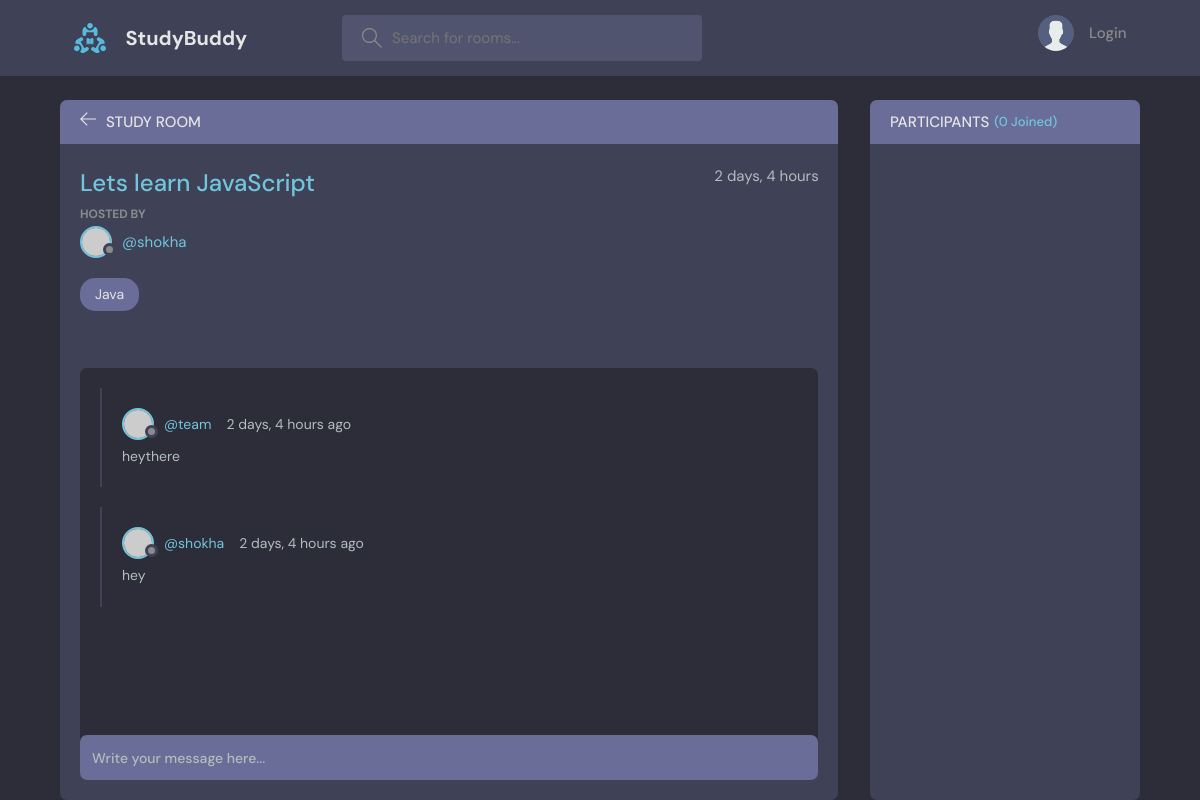
Before: /room/1/ with the older database file.
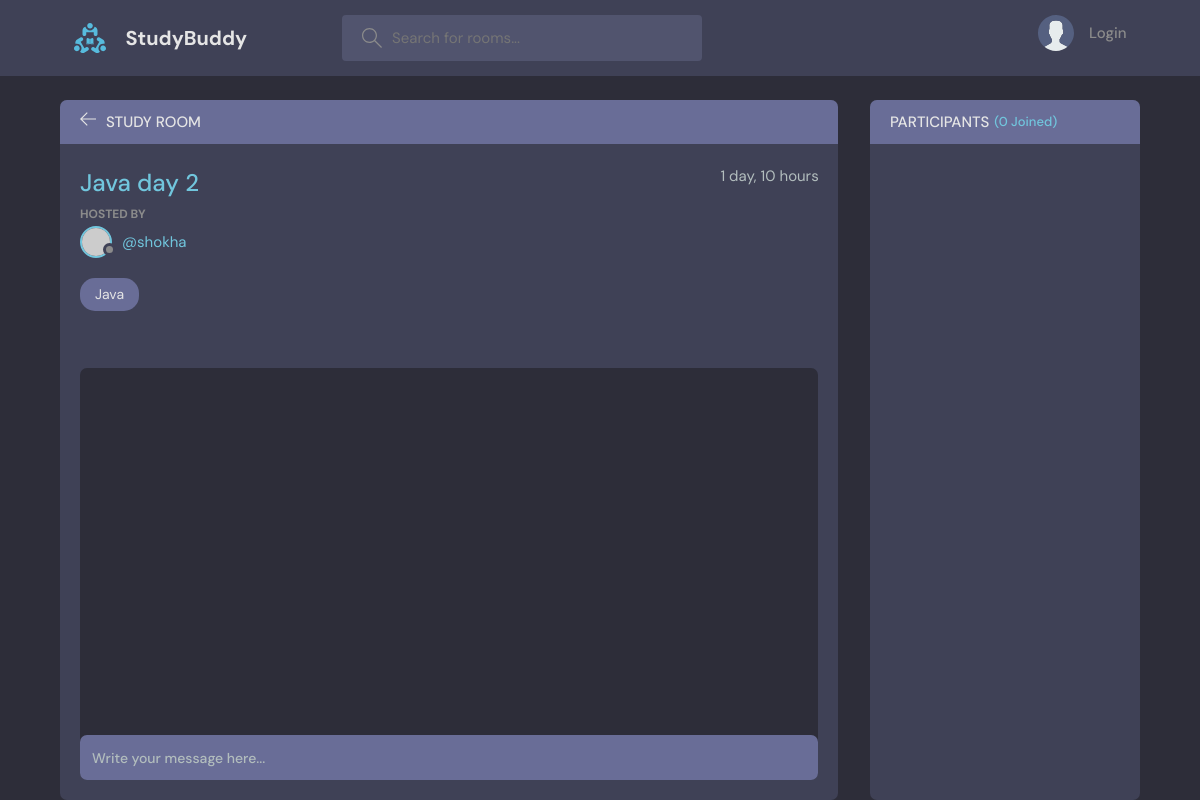
After: the same page with the newer database file.
### base/models.py (models this page shows, shortened)
class Room(models.Model):
    host = models.ForeignKey(User, on_delete=models.SET_NULL, null=True)
    topic = models.ForeignKey(Topic, on_delete=models.SET_NULL, null=True)
    name = models.CharField(max_length=200)
    description = models.TextField(null=True, blank=True)
    participants = models.ManyToManyField(User, related_name='participants', blank=True)
    update = models.DateTimeField(auto_now=True)
    created = models.DateTimeField(auto_now_add=True)
    class Meta:
        ordering = ['-update', '-created']

class Message(models.Model):
    user = models.ForeignKey(User, on_delete=models.CASCADE)
    room = models.ForeignKey(Room, on_delete=models.CASCADE)
    body = models.TextField()
    update = models.DateTimeField(auto_now=True)
    created = models.DateTimeField(auto_now_add=True)
    class Meta:
        ordering = ['-update', '-created']
    def __str__(self) -> str:
        return self.body[0:50]

class Topic(models.Model):
    name = models.CharField(max_length=200)
    def __str__(self) -> str:
        return self.name

### base/views.py (the view, shortened to what this page needs)
# urls.py: path('room/<str:pk>/', views.room, name="room"),
def room(request, pk):
    room = Room.objects.get(id=pk)
    room_messages = room.message_set.all()
    participants = room.participants.all()
    context = {'room': room, 'messages': room_messages,
        'participants': participants}
    return render(request, 'base/room.html', context)

### base/templates/base/room.html (shortened to what this page needs)
{% extends 'main.html' %}
{% block content %}
<main class="profile-page layout layout--2">
  <div class="container">
    <div class="room">
      <div class="room__top">
        <div class="room__topLeft">
          <a href="{% url 'home' %}">
            <svg version="1.1" xmlns="http://www.w3.org/2000/svg" width="32" height="32" viewBox="0 0 32 32">
              <title>arrow-left</title>
              <path
                d="M13.723 2.286l-13.723 13.714 13.719 13.714 1.616-1.611-10.96-10.96h27.625v-2.286h-27.625l10.965-10.965-1.616-1.607z">
              </path>
            </svg>
          </a>
          <h3>Study Room</h3>
        </div>
      </div>
      <div class="room__box scroll">
        <div class="room__header scroll">
          <div class="room__info">
            <h3>{{room.name}}</h3>
            <span>{{room.created|timesince}}</span>
          </div>
          <div class="room__hosted">
            <p>Hosted By</p>
            <a href="{% url 'user.profile' room.host.id %}" class="room__author">
              <div class="avatar avatar--small">
                <img src="https://randomuser.me/api/portraits/men/37.jpg" />
              </div>
              <span>@{{room.host.username}}</span>
            </a>
          </div>
          <span class="room__topics">{{room.topic}}</span>
        </div>
        <div class="room__conversation">
          <div class="threads scroll">
            {% for message in messages %}
            <div class="thread">
              <div class="thread__top">
                <div class="thread__author">
                  <a href="{% url 'user.profile' message.user.id %}" class="thread__authorInfo">
                    <div class="avatar avatar--small">
                      <img src="https://randomuser.me/api/portraits/men/37.jpg" />
                    </div>
                    <span>@{{message.user.username}}</span>
                  </a>
                  <span class="thread__date">{{message.created|timesince}} ago</span>
                </div>
              </div>
              <div class="thread__details">
                <p>{{message.body}}</p>
              </div>
            </div>
            {% endfor %}
          </div>
        </div>
      </div>
      <div class="room__message">
        <form method="POST" action="">
          <input name="body" placeholder="Write your message here..." />
        </form>
      </div>
    </div>
    <div class="participants">
      <h3 class="participants__top">Participants <span>({{participants.count}} Joined)</span></h3>
      <div class="participants__list scroll">
      </div>
    </div>
  </div>
</main>
{% endblock %}

Changed rows visible on the page:
no longer on this page (row edited): Message: user.username "team", created "2 days, 4 hours", body "heythere"
no longer on this page (row edited): Message: user.username "shokha", created "2 days, 4 hours", body "hey"
changed Room "shokha": name "Lets learn JavaScript" → "Java day 2"; created "2 days, 4 hours" → "1 day, 10 hours"
